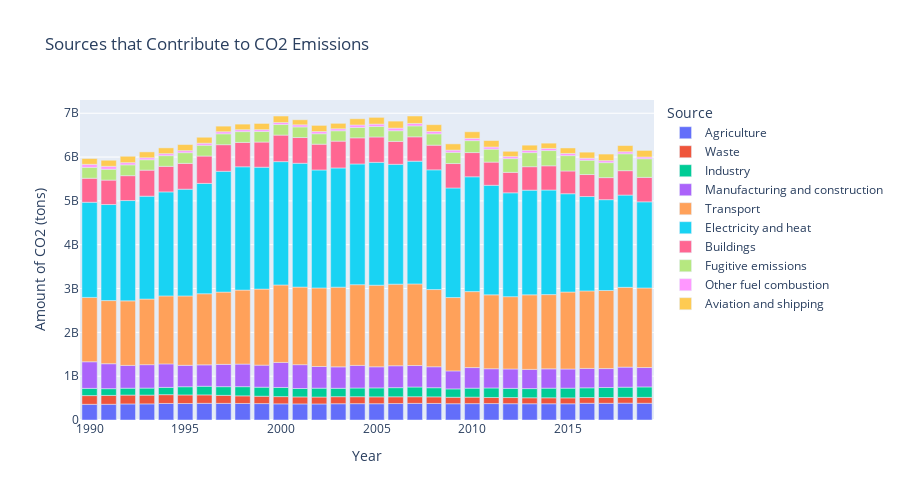

The notebook cell this image was saved under:
### Code cell
# bar chart of co2 makeup
fig = px.bar(data_frame=data, x=data.Year, y=factors,
      title='Sources that Contribute to CO2 Emissions',
      labels={'value': 'Amount of CO2 (tons)',

              'variable': 'Source'})
fig.update_layout(autosize=False, 
                  width=900, 
                  height=500,)
fig.show()
